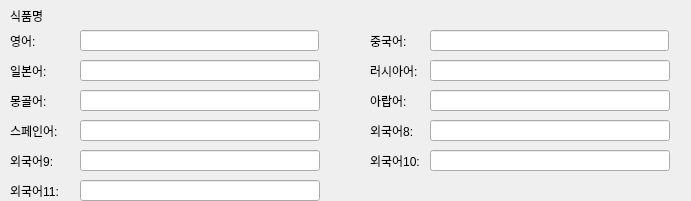
       <widget class="QWidget" name="widget_57" native="true">
        <property name="geometry">
         <rect>
          <x>0</x>
          <y>270</y>
          <width>691</width>
          <height>201</height>
         </rect>
        </property>
        <widget class="QLabel" name="label_95">
         <property name="geometry">
          <rect>
           <x>370</x>
           <y>60</y>
           <width>51</width>
           <height>21</height>
          </rect>
         </property>
         <property name="text">
          <string>러시아어:</string>
         </property>
        </widget>
        <widget class="QLineEdit" name="lineEdit_ing_lang_english_15">
         <property name="geometry">
          <rect>
           <x>80</x>
           <y>30</y>
           <width>239</width>
           <height>21</height>
          </rect>
         </property>
        </widget>
        <widget class="QLabel" name="label_102">
         <property name="geometry">
          <rect>
           <x>10</x>
           <y>180</y>
           <width>61</width>
           <height>21</height>
          </rect>
         </property>
         <property name="text">
          <string>외국어11:</string>
         </property>
        </widget>
        <widget class="QLineEdit" name="lineEdit_ing_lang10_15">
         <property name="geometry">
          <rect>
           <x>430</x>
           <y>150</y>
           <width>240</width>
           <height>21</height>
          </rect>
         </property>
        </widget>
        <widget class="QLineEdit" name="lineEdit_ing_lang_mongolian_15">
         <property name="geometry">
          <rect>
           <x>80</x>
           <y>90</y>
           <width>240</width>
           <height>21</height>
          </rect>
         </property>
        </widget>
        <widget class="QLineEdit" name="lineEdit_ing_lang_spanish_15">
         <property name="geometry">
          <rect>
           <x>80</x>
           <y>120</y>
           <width>240</width>
           <height>21</height>
          </rect>
         </property>
        </widget>
        <widget class="QLabel" name="label_96">
         <property name="geometry">
          <rect>
           <x>10</x>
           <y>90</y>
           <width>81</width>
           <height>21</height>
          </rect>
         </property>
         <property name="text">
          <string>몽골어:</string>
         </property>
        </widget>
        <widget class="QLineEdit" name="lineEdit_ing_lang_japanese_15">
         <property name="geometry">
          <rect>
           <x>80</x>
           <y>60</y>
           <width>240</width>
           <height>21</height>
          </rect>
         </property>
        </widget>
        <widget class="QLineEdit" name="lineEdit_ing_lang9_15">
         <property name="geometry">
          <rect>
           <x>80</x>
           <y>150</y>
           <width>240</width>
           <height>21</height>
          </rect>
         </property>
        </widget>
        <widget class="QLabel" name="label_97">
         <property name="geometry">
          <rect>
           <x>10</x>
           <y>120</y>
           <width>51</width>
           <height>21</height>
          </rect>
         </property>
         <property name="text">
          <string>스페인어:</string>
         </property>
        </widget>
        <widget class="QLabel" name="label_100">
         <property name="geometry">
          <rect>
           <x>370</x>
           <y>120</y>
           <width>51</width>
           <height>21</height>
          </rect>
         </property>
         <property name="text">
          <string>외국어8:</string>
         </property>
        </widget>
        <widget class="QLineEdit" name="lineEdit_ing_lang11_15">
         <property name="geometry">
          <rect>
           <x>80</x>
           <y>180</y>
           <width>240</width>
           <height>21</height>
          </rect>
         </property>
        </widget>
        <widget class="QLabel" name="label_94">
         <property name="geometry">
          <rect>
           <x>10</x>
           <y>60</y>
           <width>81</width>
           <height>21</height>
          </rect>
         </property>
         <property name="text">
          <string>일본어:</string>
         </property>
        </widget>
        <widget class="QLabel" name="label_99">
         <property name="geometry">
          <rect>
           <x>370</x>
           <y>90</y>
           <width>81</width>
           <height>21</height>
          </rect>
         </property>
         <property name="text">
          <string>아랍어:</string>
         </property>
        </widget>
        <widget class="QLabel" name="label_101">
         <property name="geometry">
          <rect>
           <x>370</x>
           <y>150</y>
           <width>51</width>
           <height>21</height>
          </rect>
         </property>
         <property name="text">
          <string>외국어10:</string>
         </property>
        </widget>
        <widget class="QLabel" name="label_98">
         <property name="geometry">
          <rect>
           <x>10</x>
           <y>150</y>
           <width>51</width>
           <height>21</height>
          </rect>
         </property>
         <property name="text">
          <string>외국어9:</string>
         </property>
        </widget>
        <widget class="QLabel" name="label_93">
         <property name="geometry">
          <rect>
           <x>370</x>
           <y>30</y>
           <width>41</width>
           <height>21</height>
          </rect>
         </property>
         <property name="text">
          <string>중국어:</string>
         </property>
        </widget>
        <widget class="QLineEdit" name="lineEdit_ing_lang_russian_15">
         <property name="geometry">
          <rect>
           <x>430</x>
           <y>60</y>
           <width>240</width>
           <height>21</height>
          </rect>
         </property>
        </widget>
        <widget class="QLineEdit" name="lineEdit_ing_lang_chinese_15">
         <property name="geometry">
          <rect>
           <x>430</x>
           <y>30</y>
           <width>239</width>
           <height>21</height>
          </rect>
         </property>
        </widget>
        <widget class="QLabel" name="label_92">
         <property name="geometry">
          <rect>
           <x>10</x>
           <y>30</y>
           <width>71</width>
           <height>21</height>
          </rect>
         </property>
         <property name="text">
          <string>영어:</string>
         </property>
        </widget>
        <widget class="QLabel" name="label_103">
         <property name="geometry">
          <rect>
           <x>10</x>
           <y>0</y>
           <width>71</width>
           <height>31</height>
          </rect>
         </property>
         <property name="text">
          <string>식품명</string>
         </property>
        </widget>
        <widget class="QLineEdit" name="lineEdit_ing_lang_arabic_15">
         <property name="geometry">
          <rect>
           <x>430</x>
           <y>90</y>
           <width>240</width>
           <height>21</height>
          </rect>
         </property>
        </widget>
        <widget class="QLineEdit" name="lineEdit_ing_lang8_15">
         <property name="geometry">
          <rect>
           <x>430</x>
           <y>120</y>
           <width>240</width>
           <height>21</height>
          </rect>
         </property>
        </widget>
       </widget>
